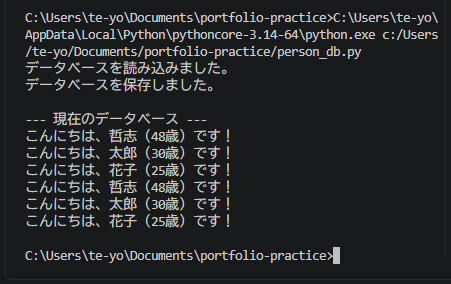

This chart was generated by the following Python code:
import json

class Person:
    def __init__(self, name, age):
        self.name = name
        self.age = int(age)

    def to_dict(self):
        return {"name": self.name, "age": self.age}

    def greet(self):
        return f"こんにちは、{self.name}（{self.age}歳）です！"


class PersonDB:
    def __init__(self, filename="person_db.json"):
        self.filename = filename
        self.people = []

    # --- 追加 ---
    def add(self, person):
        self.people.append(person)

    # --- 保存 ---
    def save(self):
        data = [p.to_dict() for p in self.people]
        with open(self.filename, "w", encoding="utf-8") as f:
            json.dump(data, f, ensure_ascii=False, indent=2)
        print("データベースを保存しました。")

    # --- 読み込み ---
    def load(self):
        try:
            with open(self.filename, "r", encoding="utf-8") as f:
                data = json.load(f)
                self.people = [Person(item["name"], item["age"]) for item in data]
            print("データベースを読み込みました。")
        except FileNotFoundError:
            print("データベースファイルがありません。新規作成します。")


# --- 実行部分 ---
db = PersonDB()

# 既存データ読み込み
db.load()

# 新規追加
db.add(Person("哲志", 48))
db.add(Person("太郎", 30))
db.add(Person("花子", 25))

# 保存
db.save()

# 表示
print("\n--- 現在のデータベース ---")
for p in db.people:
    print(p.greet())
